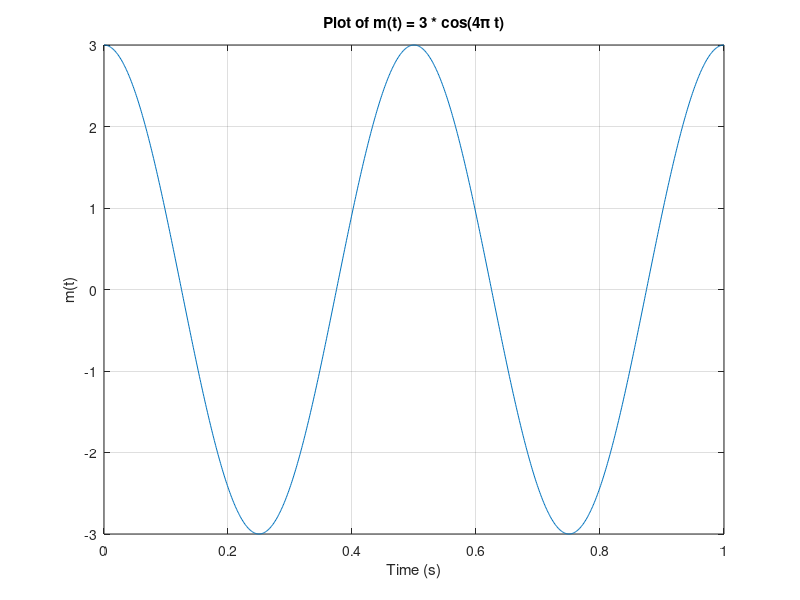
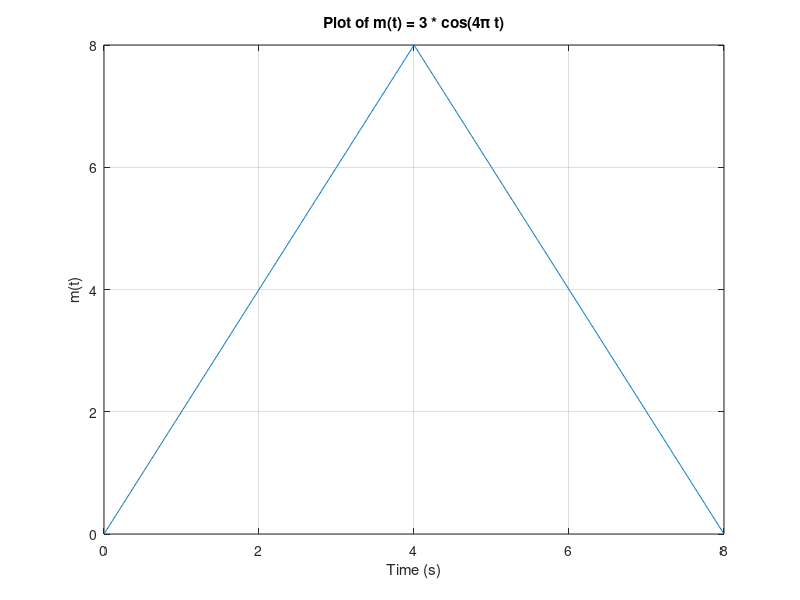

These figures' MATLAB source, in order:
t1 = 0:0.001:1;
m1 = 3 * cos(4 * pi * t1);

save('message_1(t).mat', 't1', 'm1');

figure;
plot(t1, m1);
xlabel('Time (s)');
ylabel('m(t)');
title('Plot of m(t) = 3 * cos(4\pi t)');
grid on;


t2 = 0:0.01:8;
m2 = zeros(size(t2));

for i = 1:length(t2)
    if t2(i) <= 4
        m2(i) = 2*t2(i);
    end
    if t2(i) > 4
        m2(i) = 16-2*t2(i);
    end
end
save('message_2(t).mat', 't2', 'm2');
figure;
plot(t2, m2);
xlabel('Time (s)');
ylabel('m(t)');
title('Plot of m(t) = 3 * cos(4\pi t)');
grid on;
